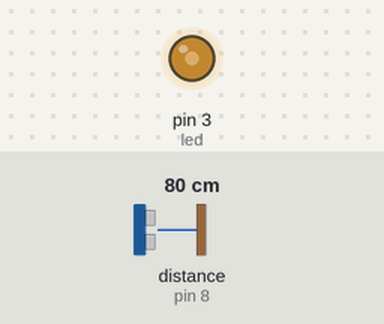
This sketch was run on a simulated Arduino Uno, built with avr-gcc and run on an emulated ATmega328P. Shown: output pins drawn as LEDs (lit = HIGH). Wiring (inferred from the names in the program): ultrasonic range finder: trigger pin 7; echo pin 8. The test bench sets the inputs (shaded band); at power-on: distance to the obstacle (sensor on pin 8) 80 cm. The echo pulse lasts 58.3 µs per cm; pins used as bus, display or sensor lines are not drawn.

Above: at 1.2 s.
1.3 s: distance to the obstacle (sensor on pin 8) set to 2 cm
At 2.1 s:
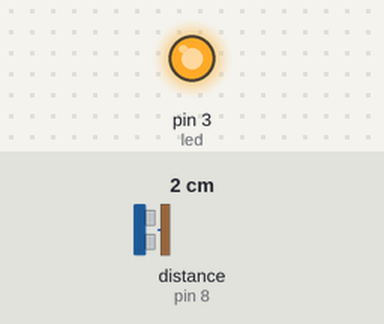
2.8 s: distance to the obstacle (sensor on pin 8) set to 3 cm
At 3.1 s:
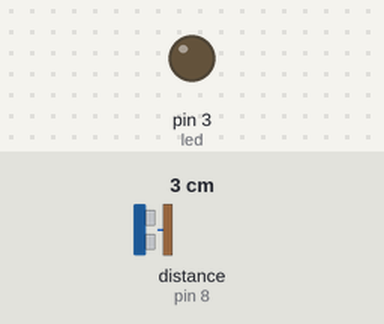
4.3 s: distance to the obstacle (sensor on pin 8) set to 4 cm
At 5.2 s:
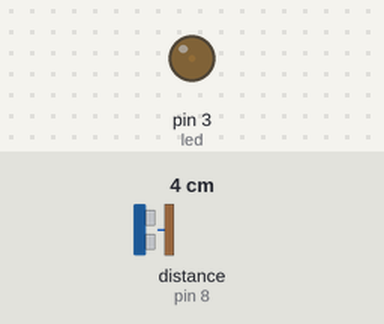
5.8 s: distance to the obstacle (sensor on pin 8) set to 120 cm
At 6.7 s:
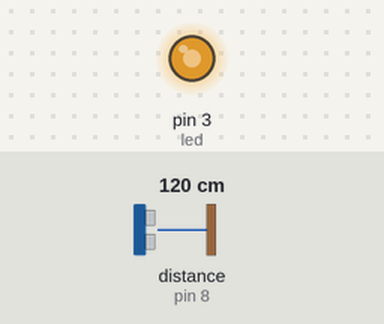
Timing chart, 0 to 8.3 s (numbered marks = the images above; inputs shaded):
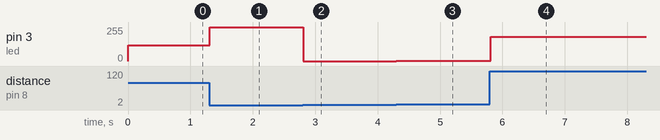

Measured:
- the behaviour switches between 2 and 3 cm on distance to the obstacle (sensor on pin 8) (found by bisection; images 1 and 2)
- after the input at 1.3 s, pin 3 (led): 120/255 → 255/255 at once
- after the input at 2.8 s, pin 3 (led): 255/255 → 0/255 at once
- after the input at 4.3 s, pin 3 (led): 0/255 → 1/255 at once
- after the input at 5.8 s, pin 3 (led): 1/255 → 183/255 at once

The sketch:

ultrasonic-sensor-and-led.ino
```cpp
const int led = 3;
const int trigPin = 7;
const int echoPin = 8;
int mapValue = 0;

float duration, distance;

void setup() {
  pinMode(led, OUTPUT);
  pinMode(trigPin, OUTPUT);
  pinMode(echoPin, INPUT);
  //Serial.begin(9600);
}

void loop() {
  digitalWrite(trigPin, LOW);
  delayMicroseconds(2);
  digitalWrite(trigPin, HIGH);
  delayMicroseconds(10);
  digitalWrite(trigPin, LOW);

  duration = pulseIn(echoPin, HIGH);
  distance = (duration*.0343)/2;
  //Serial.print("Distance: ");
  //Serial.print(distance);
  //Serial.print(", mapValue: ");
  mapValue = map(distance, 2, 165, 0, 255);
  //Serial.println(mapValue);
  analogWrite(led, mapValue);
  delay(10);
}
```
